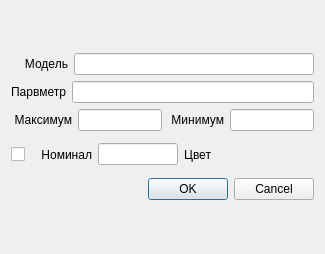
<?xml version="1.0" encoding="UTF-8"?>
<ui version="4.0">
 <class>TrendVarProp</class>
 <widget class="QDialog" name="TrendVarProp">
  <property name="windowModality">
   <enum>Qt::WindowModality::ApplicationModal</enum>
  </property>
  <property name="geometry">
   <rect>
    <x>0</x>
    <y>0</y>
    <width>325</width>
    <height>254</height>
   </rect>
  </property>
  <property name="windowTitle">
   <string/>
  </property>
  <property name="layoutDirection">
   <enum>Qt::LayoutDirection::LeftToRight</enum>
  </property>
  <property name="modal">
   <bool>false</bool>
  </property>
  <layout class="QVBoxLayout" name="verticalLayout_2">
   <item>
    <layout class="QVBoxLayout" name="verticalLayout">
     <item>
      <layout class="QHBoxLayout" name="horizontalLayout">
       <item>
        <widget class="QLabel" name="label">
         <property name="text">
          <string>    Модель</string>
         </property>
         <property name="alignment">
          <set>Qt::AlignmentFlag::AlignRight|Qt::AlignmentFlag::AlignTrailing|Qt::AlignmentFlag::AlignVCenter</set>
         </property>
        </widget>
       </item>
       <item>
        <widget class="QLineEdit" name="Object"/>
       </item>
      </layout>
     </item>
     <item>
      <layout class="QHBoxLayout" name="horizontalLayout_2">
       <item>
        <widget class="QLabel" name="label_2">
         <property name="text">
          <string>Парвметр</string>
         </property>
         <property name="alignment">
          <set>Qt::AlignmentFlag::AlignRight|Qt::AlignmentFlag::AlignTrailing|Qt::AlignmentFlag::AlignVCenter</set>
         </property>
        </widget>
       </item>
       <item>
        <widget class="QLineEdit" name="Param"/>
       </item>
      </layout>
     </item>
     <item>
      <layout class="QHBoxLayout" name="horizontalLayout_5">
       <item>
        <layout class="QHBoxLayout" name="horizontalLayout_3">
         <item>
          <widget class="QLabel" name="label_3">
           <property name="text">
            <string> Максимум</string>
           </property>
           <property name="alignment">
            <set>Qt::AlignmentFlag::AlignRight|Qt::AlignmentFlag::AlignTrailing|Qt::AlignmentFlag::AlignVCenter</set>
           </property>
          </widget>
         </item>
         <item>
          <widget class="QLineEdit" name="Max"/>
         </item>
        </layout>
       </item>
       <item>
        <layout class="QHBoxLayout" name="horizontalLayout_4">
         <item>
          <widget class="QLabel" name="label_4">
           <property name="text">
            <string> Минимум</string>
           </property>
           <property name="alignment">
            <set>Qt::AlignmentFlag::AlignRight|Qt::AlignmentFlag::AlignTrailing|Qt::AlignmentFlag::AlignVCenter</set>
           </property>
          </widget>
         </item>
         <item>
          <widget class="QLineEdit" name="Min"/>
         </item>
        </layout>
       </item>
      </layout>
     </item>
     <item>
      <layout class="QHBoxLayout" name="horizontalLayout_7">
       <item>
        <widget class="QCheckBox" name="UseNom">
         <property name="text">
          <string/>
         </property>
        </widget>
       </item>
       <item>
        <layout class="QHBoxLayout" name="horizontalLayout_6">
         <item>
          <widget class="QLabel" name="label_5">
           <property name="text">
            <string>   Номинал</string>
           </property>
           <property name="alignment">
            <set>Qt::AlignmentFlag::AlignRight|Qt::AlignmentFlag::AlignTrailing|Qt::AlignmentFlag::AlignVCenter</set>
           </property>
          </widget>
         </item>
         <item>
          <widget class="QLineEdit" name="Nom">
           <property name="maximumSize">
            <size>
             <width>80</width>
             <height>16777215</height>
            </size>
           </property>
          </widget>
         </item>
        </layout>
       </item>
       <item>
        <layout class="QHBoxLayout" name="horizontalLayout_8">
         <item>
          <widget class="QLabel" name="label_7">
           <property name="text">
            <string>Цвет</string>
           </property>
           <property name="alignment">
            <set>Qt::AlignmentFlag::AlignRight|Qt::AlignmentFlag::AlignTrailing|Qt::AlignmentFlag::AlignVCenter</set>
           </property>
          </widget>
         </item>
         <item>
          <widget class="QWidget" name="color" native="true">
           <property name="minimumSize">
            <size>
             <width>35</width>
             <height>35</height>
            </size>
           </property>
           <property name="maximumSize">
            <size>
             <width>35</width>
             <height>35</height>
            </size>
           </property>
          </widget>
         </item>
        </layout>
       </item>
       <item>
        <spacer name="horizontalSpacer">
         <property name="orientation">
          <enum>Qt::Orientation::Horizontal</enum>
         </property>
         <property name="sizeHint" stdset="0">
          <size>
           <width>40</width>
           <height>20</height>
          </size>
         </property>
        </spacer>
       </item>
      </layout>
     </item>
     <item>
      <widget class="QDialogButtonBox" name="buttonBox">
       <property name="orientation">
        <enum>Qt::Orientation::Horizontal</enum>
       </property>
       <property name="standardButtons">
        <set>QDialogButtonBox::StandardButton::Cancel|QDialogButtonBox::StandardButton::Ok</set>
       </property>
      </widget>
     </item>
    </layout>
   </item>
  </layout>
 </widget>
 <resources/>
 <connections>
  <connection>
   <sender>buttonBox</sender>
   <signal>accepted()</signal>
   <receiver>TrendVarProp</receiver>
   <slot>accept()</slot>
   <hints>
    <hint type="sourcelabel">
     <x>248</x>
     <y>254</y>
    </hint>
    <hint type="destinationlabel">
     <x>157</x>
     <y>274</y>
    </hint>
   </hints>
  </connection>
  <connection>
   <sender>buttonBox</sender>
   <signal>rejected()</signal>
   <receiver>TrendVarProp</receiver>
   <slot>reject()</slot>
   <hints>
    <hint type="sourcelabel">
     <x>316</x>
     <y>260</y>
    </hint>
    <hint type="destinationlabel">
     <x>286</x>
     <y>274</y>
    </hint>
   </hints>
  </connection>
 </connections>
</ui>
